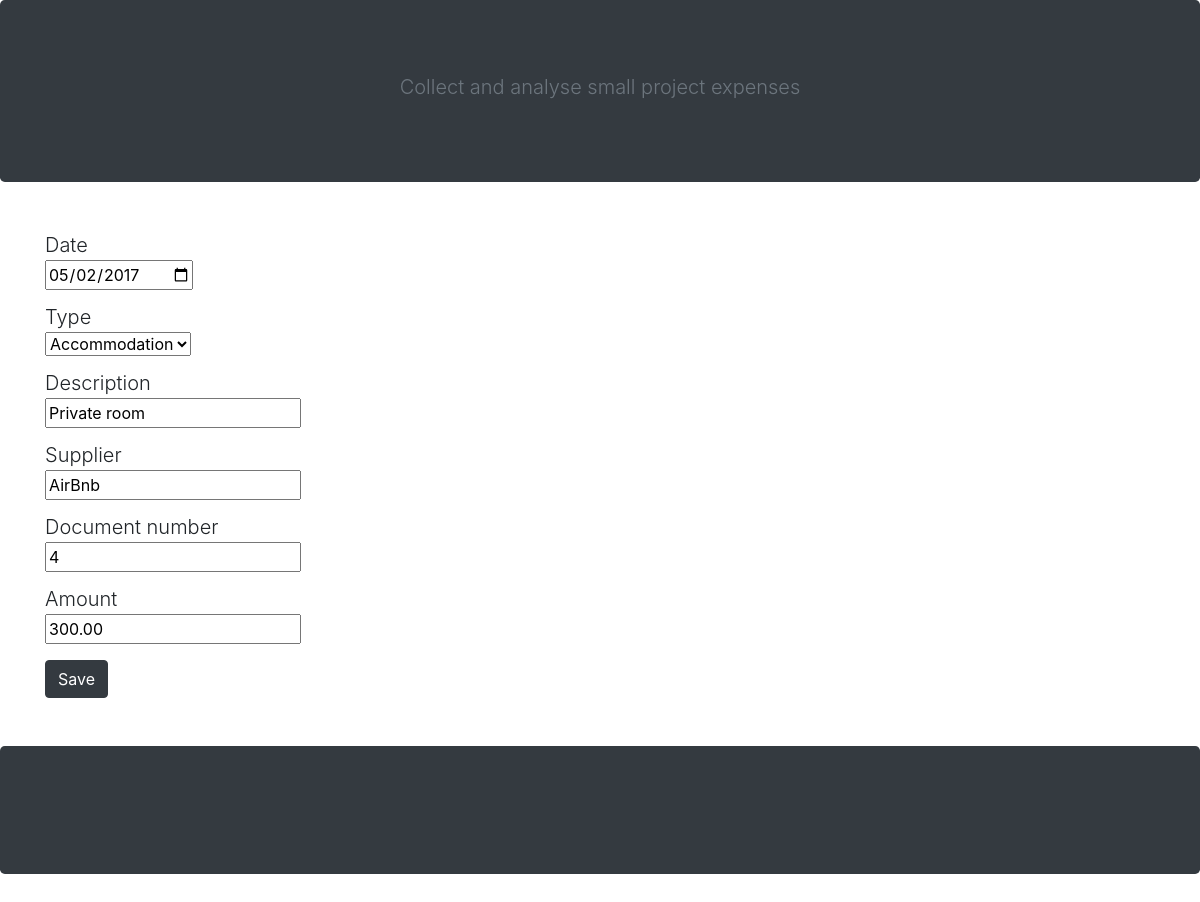
The app's page /keepers/1/edit-expense/4/ with its own data.
### islaidos_app/models.py (models this page shows, shortened)
class Expenses(models.Model):
    data = models.DateTimeField()
    tiekejas = models.CharField(max_length=100)
    description = models.CharField(max_length=100)
    tipas = models.ForeignKey(ExpenseTypes, on_delete=models.CASCADE)
    dok_nr = models.IntegerField()
    suma = models.DecimalField(max_digits=9, decimal_places=2)
    keeper = models.ForeignKey(Keeper, default=None, on_delete=models.CASCADE)

class ExpenseTypes(models.Model):
    tipas = models.CharField(max_length=50)
    aktyvus = models.BooleanField()
    keeper = models.ForeignKey(Keeper, default=None, on_delete=models.CASCADE)
    def __str__(self):
        return self.tipas

### islaidos_app/views.py (the view)
# urls.py: path('keepers/<int:keeper_id>/edit-expense/<int:expense_id>/', views.editExpense, name='edit_expense'),
def editExpense(request, keeper_id, expense_id):
    expense = Expenses.objects.get(id=expense_id)
    form = ExpenseForm(request.POST or None, instance=expense)
    if form.is_valid():
         form.save()
         return redirect('viewKeeper', keeper_id)
    return render(request, 'expense-form.html', {'form':form, 'expense': expense})

### islaidos_app/forms.py
class ExpenseForm(forms.ModelForm):
    class Meta:
        model = Expenses
        fields = ['data', 'tipas', 'description', 'tiekejas', 'dok_nr', 'suma', 'keeper']
        widgets = {
            'data': DateInput(attrs={'type': 'date'}),
        }

### islaidos_app/templates/expense-form.html (shortened to what this page needs)
{% extends 'base.html' %}
{% block content %}
<form method="POST">
    <div class="form-group">
        <div class="lead">Date</div>
        {{ form.data }}
        <div class="lead">Type</div>
        {{ form.tipas }}
        <div class="lead">Description</div>
        {{ form.description }}
        <div class="lead">Supplier</div>
        {{ form.tiekejas }}
        <div class="lead">Document number</div>
        {{ form.dok_nr }}
        <div class="lead">Amount</div>
        {{ form.suma }}
    </div>
    <button class="btn btn-dark mb-5" type="submit" style="text-decoration:none;">
        Save
    </button>
</form>
{% endblock %}

### static/css/styles.css (style rules this page uses)
.container .form-group { width: 20% }
.container .form-group input { display: block; margin-bottom: 12px; }
.container .form-group select { display: block; margin-bottom: 12px; }

### records on screen
Expenses: data "05/02/2017", description "Private room", tiekejas "AirBnb", dok_nr "4", suma "300.00"
ExpenseTypes: tipas "Accommodation"
